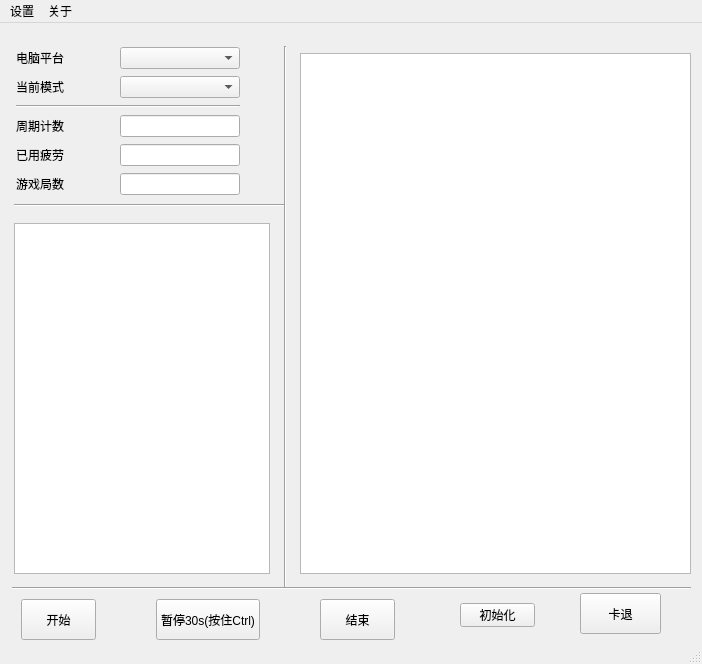
<?xml version="1.0" encoding="UTF-8"?>
<ui version="4.0">
 <class>MainWindow</class>
 <widget class="QMainWindow" name="MainWindow">
  <property name="geometry">
   <rect>
    <x>0</x>
    <y>0</y>
    <width>702</width>
    <height>664</height>
   </rect>
  </property>
  <property name="windowTitle">
   <string>控制上位机</string>
  </property>
  <widget class="QWidget" name="centralwidget">
   <widget class="Line" name="line">
    <property name="geometry">
     <rect>
      <x>12</x>
      <y>557</y>
      <width>679</width>
      <height>16</height>
     </rect>
    </property>
    <property name="orientation">
     <enum>Qt::Orientation::Horizontal</enum>
    </property>
   </widget>
   <widget class="Line" name="line_3">
    <property name="geometry">
     <rect>
      <x>277</x>
      <y>23</y>
      <width>16</width>
      <height>541</height>
     </rect>
    </property>
    <property name="orientation">
     <enum>Qt::Orientation::Vertical</enum>
    </property>
   </widget>
   <widget class="QTextEdit" name="tEdit_info">
    <property name="geometry">
     <rect>
      <x>300</x>
      <y>30</y>
      <width>391</width>
      <height>521</height>
     </rect>
    </property>
    <property name="readOnly">
     <bool>true</bool>
    </property>
   </widget>
   <widget class="Line" name="line_4">
    <property name="geometry">
     <rect>
      <x>14</x>
      <y>174</y>
      <width>271</width>
      <height>16</height>
     </rect>
    </property>
    <property name="orientation">
     <enum>Qt::Orientation::Horizontal</enum>
    </property>
   </widget>
   <widget class="QTextEdit" name="tEdit_errInfo">
    <property name="geometry">
     <rect>
      <x>14</x>
      <y>200</y>
      <width>256</width>
      <height>351</height>
     </rect>
    </property>
    <property name="readOnly">
     <bool>true</bool>
    </property>
   </widget>
   <widget class="QWidget" name="layoutWidget">
    <property name="geometry">
     <rect>
      <x>266</x>
      <y>576</y>
      <width>16</width>
      <height>16</height>
     </rect>
    </property>
    <layout class="QHBoxLayout" name="horizontalLayout_2"/>
   </widget>
   <widget class="QPushButton" name="btn_start">
    <property name="geometry">
     <rect>
      <x>21</x>
      <y>576</y>
      <width>75</width>
      <height>41</height>
     </rect>
    </property>
    <property name="text">
     <string>开始</string>
    </property>
   </widget>
   <widget class="QPushButton" name="btn_pause">
    <property name="geometry">
     <rect>
      <x>156</x>
      <y>576</y>
      <width>104</width>
      <height>41</height>
     </rect>
    </property>
    <property name="text">
     <string>暂停30s(按住Ctrl)</string>
    </property>
   </widget>
   <widget class="QPushButton" name="btn_end">
    <property name="geometry">
     <rect>
      <x>320</x>
      <y>576</y>
      <width>75</width>
      <height>41</height>
     </rect>
    </property>
    <property name="text">
     <string>结束</string>
    </property>
   </widget>
   <widget class="QWidget" name="layoutWidget">
    <property name="geometry">
     <rect>
      <x>16</x>
      <y>23</y>
      <width>224</width>
      <height>153</height>
     </rect>
    </property>
    <layout class="QVBoxLayout" name="verticalLayout">
     <item>
      <layout class="QHBoxLayout" name="horizontalLayout_5">
       <item>
        <widget class="QLabel" name="label_2">
         <property name="text">
          <string>电脑平台</string>
         </property>
        </widget>
       </item>
       <item>
        <spacer name="horizontalSpacer">
         <property name="orientation">
          <enum>Qt::Orientation::Horizontal</enum>
         </property>
         <property name="sizeHint" stdset="0">
          <size>
           <width>40</width>
           <height>20</height>
          </size>
         </property>
        </spacer>
       </item>
       <item>
        <widget class="QComboBox" name="cBox_pcName">
         <property name="minimumSize">
          <size>
           <width>120</width>
           <height>0</height>
          </size>
         </property>
         <property name="maximumSize">
          <size>
           <width>120</width>
           <height>16777215</height>
          </size>
         </property>
         <property name="editable">
          <bool>false</bool>
         </property>
        </widget>
       </item>
      </layout>
     </item>
     <item>
      <layout class="QHBoxLayout" name="horizontalLayout_4">
       <item>
        <widget class="QLabel" name="label">
         <property name="text">
          <string>当前模式</string>
         </property>
        </widget>
       </item>
       <item>
        <spacer name="horizontalSpacer_2">
         <property name="orientation">
          <enum>Qt::Orientation::Horizontal</enum>
         </property>
         <property name="sizeHint" stdset="0">
          <size>
           <width>13</width>
           <height>21</height>
          </size>
         </property>
        </spacer>
       </item>
       <item>
        <widget class="QComboBox" name="cBox_gameMode">
         <property name="minimumSize">
          <size>
           <width>120</width>
           <height>0</height>
          </size>
         </property>
         <property name="maximumSize">
          <size>
           <width>120</width>
           <height>16777215</height>
          </size>
         </property>
         <property name="editable">
          <bool>false</bool>
         </property>
        </widget>
       </item>
      </layout>
     </item>
     <item>
      <widget class="Line" name="line_2">
       <property name="orientation">
        <enum>Qt::Orientation::Horizontal</enum>
       </property>
      </widget>
     </item>
     <item>
      <layout class="QHBoxLayout" name="horizontalLayout_3">
       <item>
        <widget class="QLabel" name="label_3">
         <property name="text">
          <string>周期计数</string>
         </property>
        </widget>
       </item>
       <item>
        <spacer name="horizontalSpacer_3">
         <property name="orientation">
          <enum>Qt::Orientation::Horizontal</enum>
         </property>
         <property name="sizeHint" stdset="0">
          <size>
           <width>13</width>
           <height>17</height>
          </size>
         </property>
        </spacer>
       </item>
       <item>
        <widget class="QLineEdit" name="lEdit_cycCnt">
         <property name="minimumSize">
          <size>
           <width>120</width>
           <height>0</height>
          </size>
         </property>
         <property name="maximumSize">
          <size>
           <width>120</width>
           <height>16777215</height>
          </size>
         </property>
         <property name="readOnly">
          <bool>true</bool>
         </property>
        </widget>
       </item>
      </layout>
     </item>
     <item>
      <layout class="QHBoxLayout" name="horizontalLayout_7">
       <item>
        <widget class="QLabel" name="label_4">
         <property name="text">
          <string>已用疲劳</string>
         </property>
        </widget>
       </item>
       <item>
        <spacer name="horizontalSpacer_4">
         <property name="orientation">
          <enum>Qt::Orientation::Horizontal</enum>
         </property>
         <property name="sizeHint" stdset="0">
          <size>
           <width>40</width>
           <height>20</height>
          </size>
         </property>
        </spacer>
       </item>
       <item>
        <widget class="QLineEdit" name="lEdit_fatigue">
         <property name="minimumSize">
          <size>
           <width>120</width>
           <height>0</height>
          </size>
         </property>
         <property name="maximumSize">
          <size>
           <width>120</width>
           <height>16777215</height>
          </size>
         </property>
         <property name="readOnly">
          <bool>true</bool>
         </property>
        </widget>
       </item>
      </layout>
     </item>
     <item>
      <layout class="QHBoxLayout" name="horizontalLayout">
       <item>
        <widget class="QLabel" name="label_5">
         <property name="text">
          <string>游戏局数</string>
         </property>
        </widget>
       </item>
       <item>
        <spacer name="horizontalSpacer_5">
         <property name="orientation">
          <enum>Qt::Orientation::Horizontal</enum>
         </property>
         <property name="sizeHint" stdset="0">
          <size>
           <width>40</width>
           <height>20</height>
          </size>
         </property>
        </spacer>
       </item>
       <item>
        <widget class="QLineEdit" name="lEdit_gameCnt">
         <property name="minimumSize">
          <size>
           <width>120</width>
           <height>0</height>
          </size>
         </property>
         <property name="maximumSize">
          <size>
           <width>120</width>
           <height>16777215</height>
          </size>
         </property>
         <property name="readOnly">
          <bool>true</bool>
         </property>
        </widget>
       </item>
      </layout>
     </item>
    </layout>
   </widget>
   <widget class="QPushButton" name="btn_quitKaTui">
    <property name="geometry">
     <rect>
      <x>580</x>
      <y>570</y>
      <width>81</width>
      <height>41</height>
     </rect>
    </property>
    <property name="text">
     <string>卡退</string>
    </property>
   </widget>
   <widget class="QPushButton" name="btn_init">
    <property name="geometry">
     <rect>
      <x>460</x>
      <y>580</y>
      <width>75</width>
      <height>24</height>
     </rect>
    </property>
    <property name="text">
     <string>初始化</string>
    </property>
   </widget>
  </widget>
  <widget class="QMenuBar" name="menubar">
   <property name="geometry">
    <rect>
     <x>0</x>
     <y>0</y>
     <width>702</width>
     <height>33</height>
    </rect>
   </property>
   <widget class="QMenu" name="menu">
    <property name="title">
     <string>设置</string>
    </property>
    <addaction name="action"/>
   </widget>
   <widget class="QMenu" name="menu_2">
    <property name="title">
     <string>关于</string>
    </property>
   </widget>
   <addaction name="menu"/>
   <addaction name="menu_2"/>
  </widget>
  <widget class="QStatusBar" name="statusbar"/>
  <action name="action">
   <property name="text">
    <string>打开调试</string>
   </property>
  </action>
 </widget>
 <resources/>
 <connections/>
</ui>
